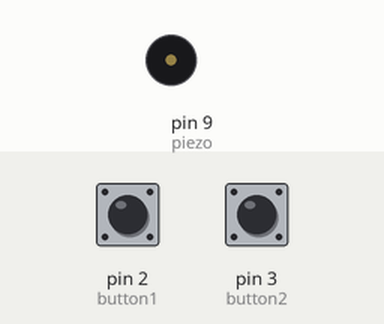
This sketch was run on a simulated Arduino Uno, built with avr-gcc and run on an emulated ATmega328P. Parts: buzzer (waves = sounding). The test bench sets the inputs (shaded band); at power-on: pin 2 (button1) LOW, pin 3 (button2) LOW.

Above: at 1.2 s.
1.3 s: pin 2 (button1) pulled HIGH for 1 s
At 1.8 s:
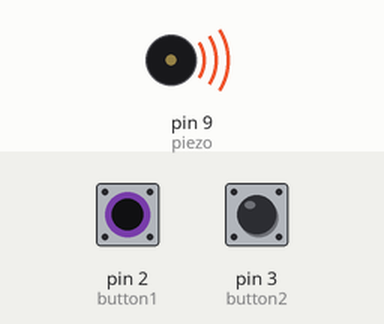
4.3 s: pin 3 (button2) pulled HIGH for 3.2 s
At 8.3 s:
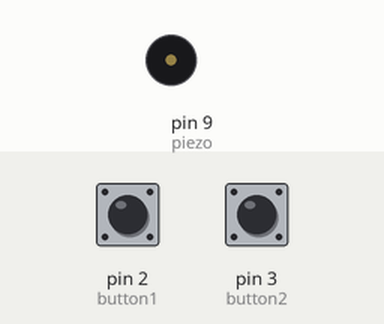
9.0 s: pin 2 (button1) pulled HIGH for 3.2 s
At 9.5 s:
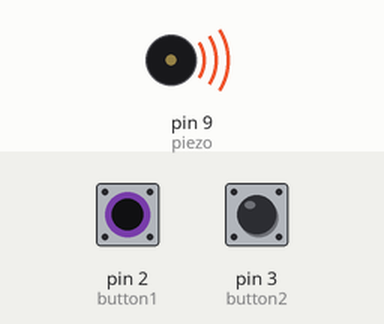
Timing chart, 0 to 13.7 s (numbered marks = the images above; inputs shaded):
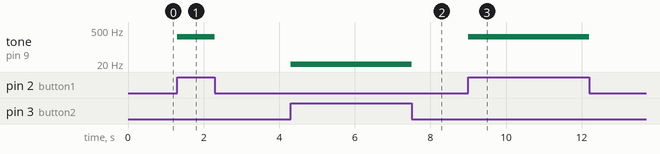

The sketch:

Piano.ino
```cpp
#define D 261
#define A 3
#define B 494
#define piezo 9
#define button1 2
#define button2 3
#define timeMusic 100

void setup()
{
  pinMode(button1,INPUT);
  pinMode(button2,INPUT);
}

void loop()
{
    if (digitalRead(button1) == HIGH) {
      tone(piezo,D,timeMusic);
      delay(timeMusic);

     } else if (digitalRead(button2) == HIGH) {
      tone(piezo,A,timeMusic);
      delay(timeMusic);

     } else if ((digitalRead(button1) == HIGH) && (digitalRead(button2) == HIGH)) {
      tone(piezo,B,timeMusic);
      delay(timeMusic);
     }
}
```

Measured:
- after the input at 1.3 s, tone on pin 9 (piezo): silent → 261 Hz at once, → silent 1.0 s later
- after the input at 4.3 s, tone on pin 9 (piezo): silent → 3 Hz at once, → silent 3.2 s later
- after the input at 9.0 s, tone on pin 9 (piezo): silent → 261 Hz at once, → silent 3.2 s later
